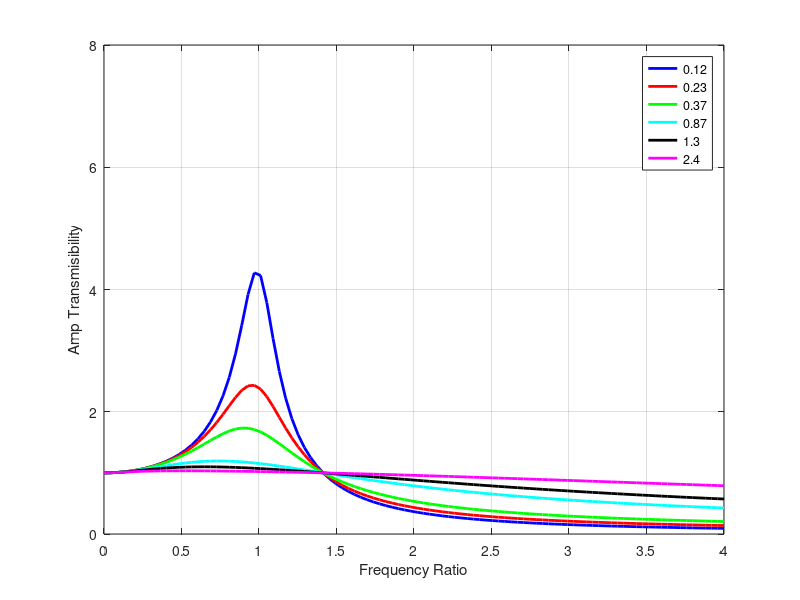

Write the MATLAB code that produced this figure.
close all
clear
clc

epsilon = @(r,Psi) abs((1+1i*2*Psi*r) ./ (1-r.^2+1i*2*Psi*r));

r = linspace(0,4,100);

figure
plot(r,epsilon(r,0.12),'b','LineWidth',2)
hold on
plot(r,epsilon(r,0.23),'r','LineWidth',2)
plot(r,epsilon(r,0.37),'g','LineWidth',2)
plot(r,epsilon(r,0.87),'c','LineWidth',2)
plot(r,epsilon(r,1.3),'k','LineWidth',2)
plot(r,epsilon(r,2.4),'m','LineWidth',2)
xlim([0 4])
ylim([0 8])
grid on
set(gca,'xtick',[0:0.5:4])
legend('0.12','0.23','0.37','0.87','1.3','2.4')
xlabel('Frequency Ratio')
ylabel('Amp Transmisibility')